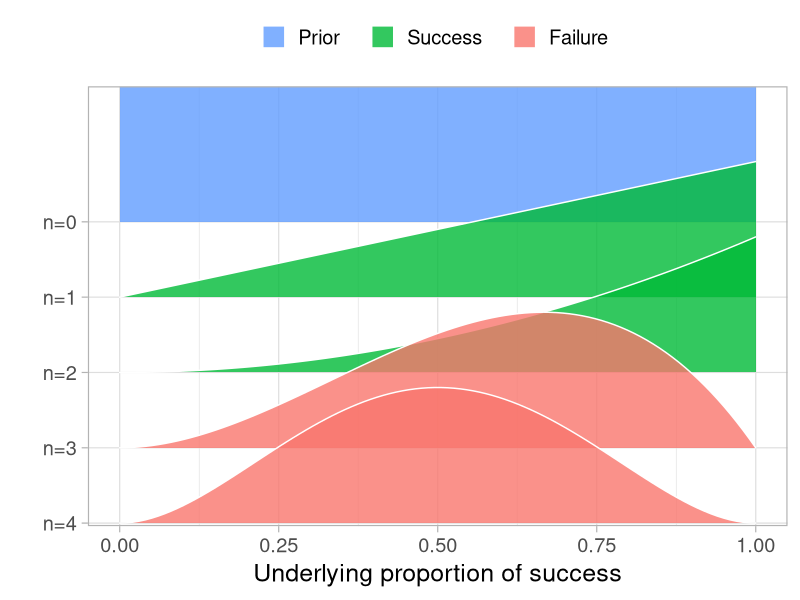
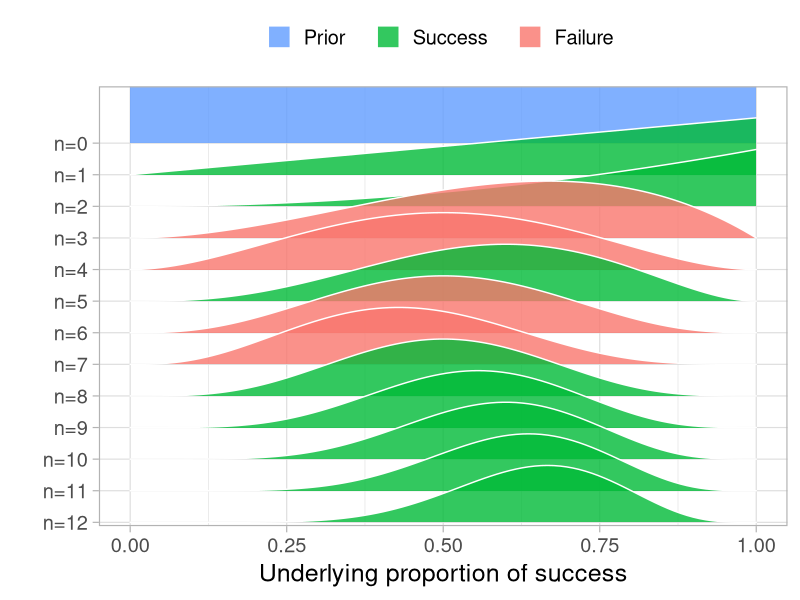
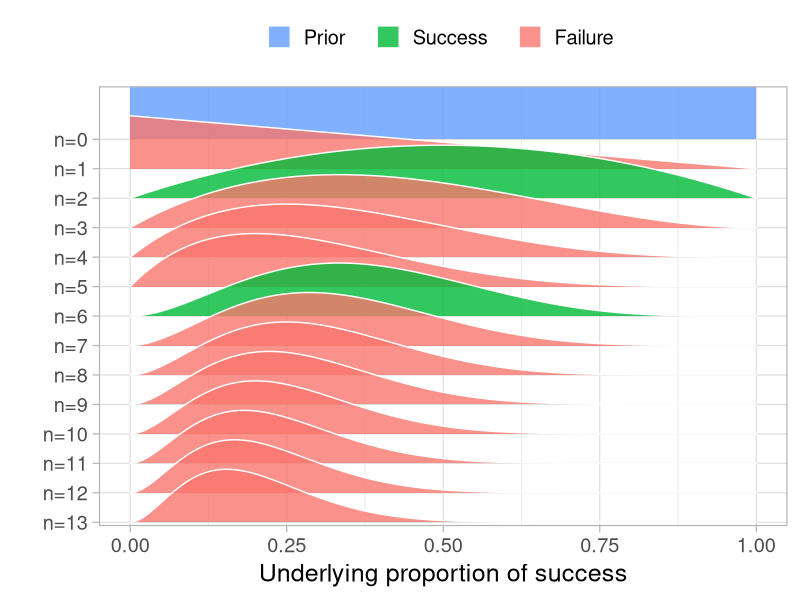
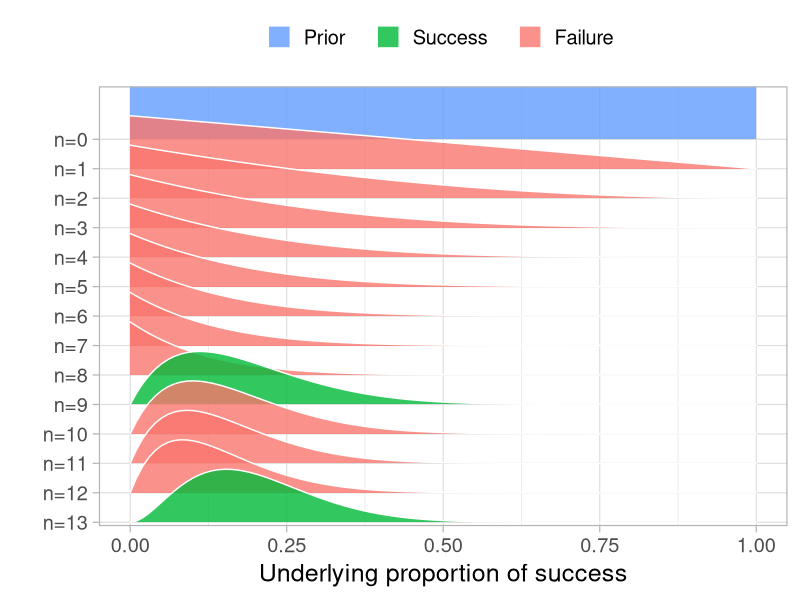
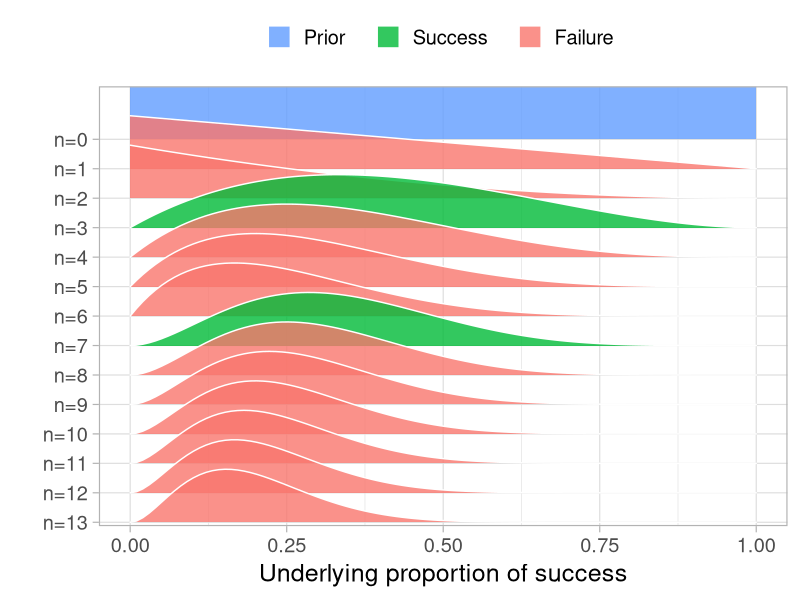
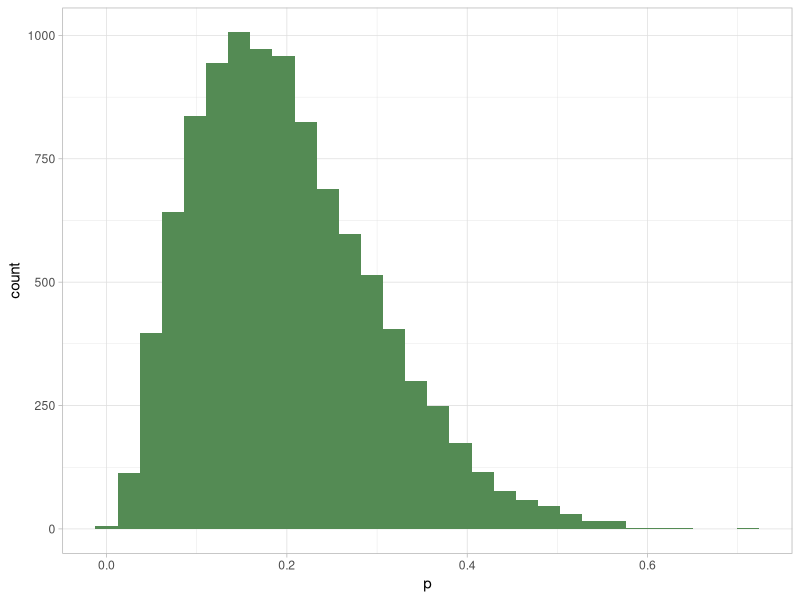
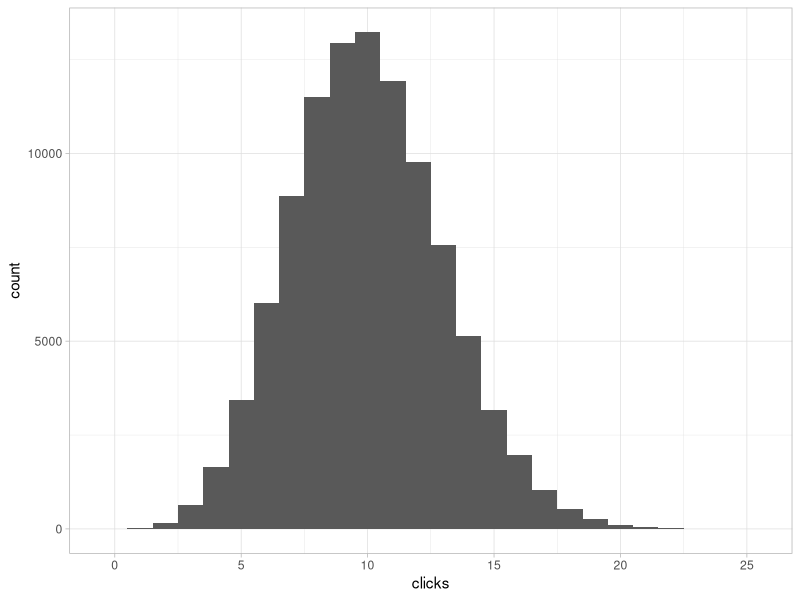
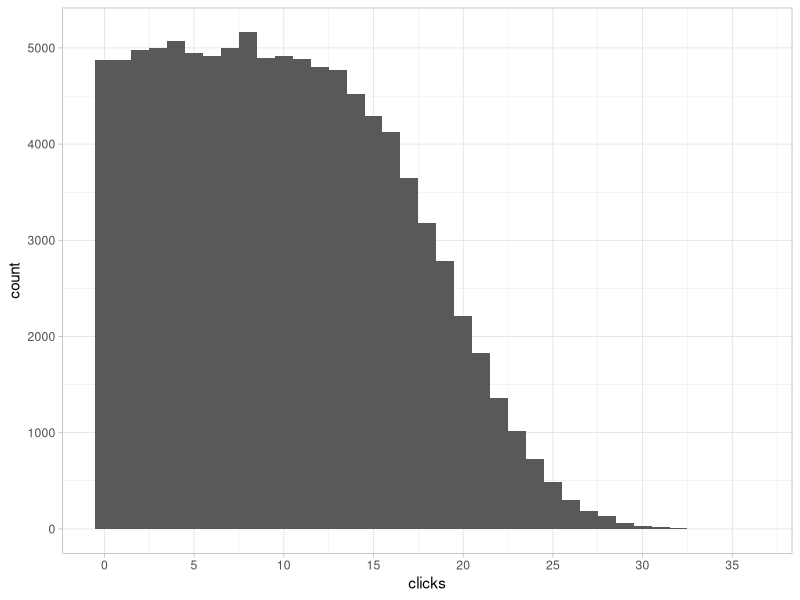

Write the R code that produced these figures, in order.
## ---- chunk 1
knitr::opts_chunk$set(echo = TRUE)
## ---- chunk 2
library(tidyverse)
## ---- chunk 3
prop_model <- function (data = c(), 
                        prior_prop = c(1, 1), 
                        n_draws = 10000, 
                        show_plot = TRUE) {
    data <- as.logical(data)
    proportion_success <- c(0, seq(0, 1, length.out = 100), 1)
    data_indices <- round(seq(0, 
                              length(data), 
                              length.out = min(length(data) + 1, 
                                               20)))
    post_curves <- purrr::map_dfr(
        data_indices, 
        function(i) {
            value <- ifelse(i == 0, 
                            "Prior", 
                            ifelse(data[i], 
                                   "Success", 
                                   "Failure"))
            label <- paste0("n=", i)
            probability <- dbeta(proportion_success, 
                                 prior_prop[1] + 
                                     sum(data[seq_len(i)]), 
                                 prior_prop[2] + 
                                     sum(!data[seq_len(i)]))
            probability <- probability/max(probability)
            dplyr::data_frame(value, 
                              label, 
                              proportion_success, 
                              probability)
        })
    post_curves$label <- forcats::fct_rev(factor(post_curves$label, 
                                                 levels = paste0("n=", 
                                                                 data_indices)))
    post_curves$value <- factor(post_curves$value, 
                                levels = c("Prior", "Success", "Failure"))
    p <- ggplot2::ggplot(post_curves, 
                         ggplot2::aes(x = proportion_success, 
                                      y = label, 
                                      height = probability, 
                                      fill = value)) + 
        ggridges::geom_density_ridges(stat = "identity", 
                                      color = "white", 
                                      alpha = 0.8, 
                                      panel_scaling = TRUE, 
                                      size = 1) + 
        ggplot2::scale_y_discrete("", expand = c(0.01, 0)) + 
        ggplot2::scale_x_continuous("Underlying proportion of success") + 
        ggplot2::scale_fill_manual(values = hcl(120 * 2:0 + 15, 100, 65),
                                   name = "", 
                                   drop = FALSE, 
                                   labels = c("Prior   ", 
                                              "Success   ", 
                                              "Failure   ")) +
        ggplot2::theme_light(base_size = 18) +
        ggplot2::theme(legend.position = "top")
    if (show_plot) {
        print(p)
    }
    invisible(rbeta(n_draws, 
                    prior_prop[1] + sum(data), 
                    prior_prop[2] + sum(!data)))
}
## ---- chunk 4
prop_model(data = c(1, 1, 0, 0))
## ---- chunk 5
set.seed(1711)
prop_model(data = sample(c(0, 1), size = 12, replace = TRUE))
## ---- chunk 6
zombie_data <- c(rep(0, 11), 1, 1)
set.seed(123)
prop_model(sample(zombie_data))
set.seed(124)
prop_model(sample(zombie_data))
## ---- chunk 7
set.seed(125)
zombie_prop <- prop_model(sample(zombie_data))
tibble(p = zombie_prop) %>% 
    ggplot(aes(x = p)) + 
    geom_histogram(bins = 30, fill = "palegreen4") + 
    theme_light()
## ---- chunk 8
# start by setting values for the parameters
prop_success <- 0.15
n_zombies <- 13

# Simulate some data, assuming that the outcome depends only on prop_success
sum(runif(n = n_zombies) < prop_success)

# Can run this simulation many times to get different counts
replicate(100, sum(runif(n = n_zombies) < prop_success))
## ---- chunk 9
rbinom(n = 100, size = 13, prob = 0.15)
## ---- chunk 10
# Run the simulation 100,000 times and plot a histogram
click_counts <- rbinom(1e5, 100, 0.1)
tibble(clicks = click_counts) %>% 
    ggplot(aes(x = clicks)) + 
    geom_histogram(binwidth = 1) + 
    scale_x_continuous(breaks = seq(0, max(click_counts), by = 5)) + 
    theme_light()
## ---- chunk 11
# Generate values for p, then generate the click counts again.
click_probs <- runif(1e5, min = 0, max = 0.2)
click_counts <- rbinom(1e5, 100, click_probs)
tibble(clicks = click_counts) %>% 
    ggplot(aes(x = clicks)) + 
    geom_histogram(binwidth = 1) + 
    scale_x_continuous(breaks = seq(0, max(click_counts), by = 5)) + 
    theme_light()
## ---- chunk 12
# Build tibble for the priors
prior <- tibble(prob = click_probs, 
                clicks = click_counts)
head(prior)

# Posterior tibble is just those that fit the results, i.e. 13 clicks
posterior <- prior %>% 
    filter(clicks == 13)
head(posterior)

# Visualise the distribution of p in the posterior  
posterior %>% 
    ggplot(aes(x = prob)) + 
    geom_histogram(bins = 20) + 
    theme_light()
## ---- chunk 13
forecast <- posterior %>% 
    dplyr::select(prob) %>% 
    mutate(clicks = map_int(prob, 
                            ~ rbinom(1, 100, .x)))
forecast %>% 
    ggplot(aes(x = clicks)) + 
    geom_histogram(binwidth = 1) + 
    scale_x_continuous(breaks = seq(0, max(forecast$clicks), by = 5)) + 
    theme_light()
## ---- chunk 14
map_dbl(c(5, 10, 15), 
        ~ mean(forecast$clicks >= .x))
## ---- chunk 15
curve(dbeta(x, 2, 8), 0, 1)
## ---- chunk 16
click_probs <- rbeta(1e5, shape1 = 2, shape2 = 8)
click_counts <- rbinom(1e5, 100, click_probs)
tibble(clicks = click_counts) %>% 
    ggplot(aes(x = clicks)) + 
    geom_histogram(binwidth = 1) + 
    scale_x_continuous(breaks = seq(0, max(click_counts), by = 5)) + 
    theme_light()
## ---- chunk 17
# Build tibble for the priors
prior <- tibble(prob = click_probs, 
                clicks = click_counts)
head(prior)

# Posterior tibble is just those that fit the results, i.e. 13 clicks
posterior <- prior %>% 
    filter(clicks == 13)
head(posterior)

# Visualise the distribution of p in the posterior  
posterior %>% 
    ggplot(aes(x = prob)) + 
    geom_histogram(bins = 20) + 
    theme_light()
## ---- chunk 18
forecast <- posterior %>% 
    dplyr::select(prob) %>% 
    mutate(clicks = map_int(prob, 
                            ~ rbinom(1, 100, .x)))
forecast %>% 
    ggplot(aes(x = clicks)) + 
    geom_histogram(binwidth = 1) + 
    scale_x_continuous(breaks = seq(0, max(forecast$clicks), by = 5)) + 
    theme_light()
## ---- chunk 19
map_dbl(c(5, 10, 15), 
        ~ mean(forecast$clicks >= .x))
